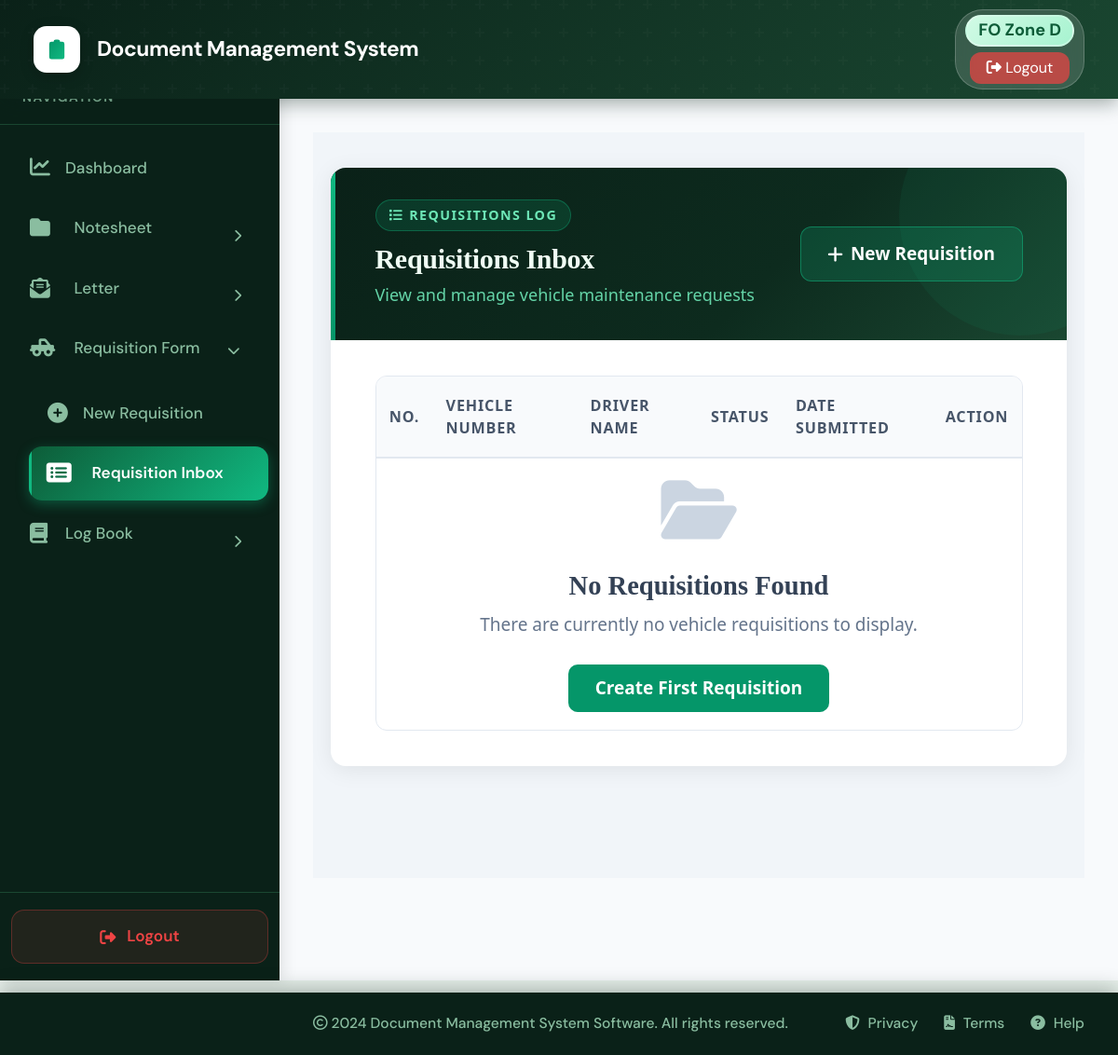
The page /requisitions/ (signed in) on the database as committed earlier.
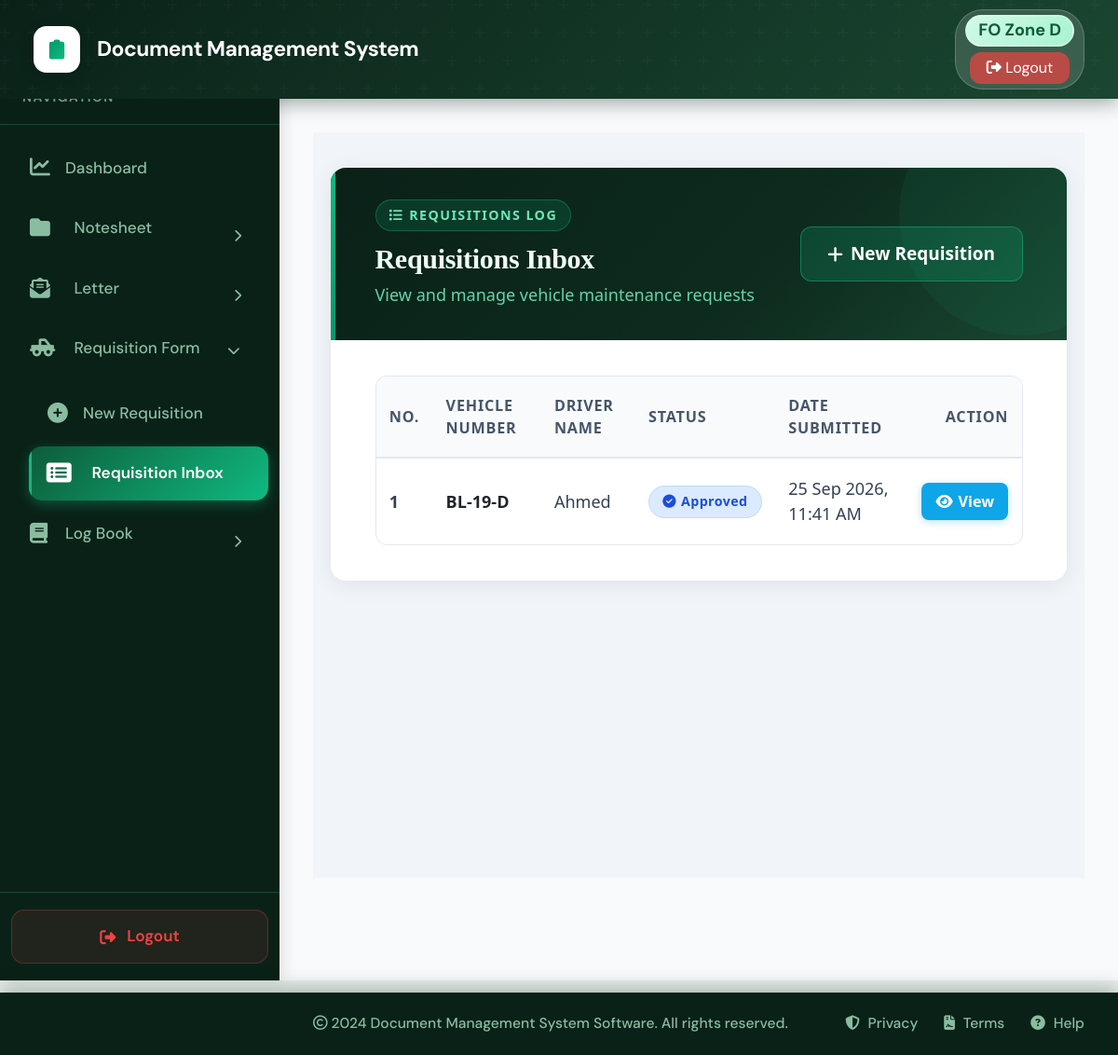
The same page on the database as committed later.
### core/models.py (models this page shows, shortened)
class VehicleRequisition(models.Model):
    STATUS_CHOICES = (
        ('Pending', 'Pending'),
        ('Approved', 'Approved'),
        ('Rejected', 'Rejected'),
        ('Completed', 'Completed'),
    )
    fleet_officer = models.ForeignKey(User, on_delete=models.CASCADE, related_name='requisitions_created')
    zone = models.CharField(max_length=100, blank=True, null=True)
    uc_route = models.CharField(max_length=100, blank=True, null=True)
    vehicle_number = models.CharField(max_length=50)
    issue_description = models.TextField()
    previous_issue_date = models.DateField(blank=True, null=True)
    estimated_cost = models.CharField(max_length=50, blank=True, null=True)
    driver_name = models.CharField(max_length=100)
    driver_mobile = models.CharField(max_length=20, blank=True, null=True)
    driver_cnic = models.CharField(max_length=20, blank=True, null=True)
    driver_signature = models.ImageField(upload_to='requisition_signatures/', blank=True, null=True)
    fleet_officer_signature = models.ImageField(upload_to='requisition_signatures/', blank=True, null=True)
    is_first_time = models.BooleanField(default=False, verbose_name="First time occurrence")
    status = models.CharField(max_length=20, choices=STATUS_CHOICES, default='Pending')
    manager_admin = models.ForeignKey(User, on_delete=models.CASCADE, related_name='requisitions_received')
    created_at = models.DateTimeField(auto_now_add=True)
    updated_at = models.DateTimeField(auto_now=True)
    class Meta:
        ordering = ['-created_at']

### core/views.py (the view)
# urls.py: path('requisitions/', views.requisition_list, name='requisition_list'),
@login_required
def requisition_list(request):
    from .models import VehicleRequisition
    is_manager = False
    if hasattr(request.user, 'profile') and request.user.profile.role:
        if request.user.profile.role.category in ['ZM', 'Manager', 'GM', 'CEO'] or request.user.profile.role.code in ['Manager_Admin', 'Fleet_Manager', 'MngrFleet']:
            is_manager = True
    if is_manager:
        from django.db.models import Q
        from .models import VehicleRequisitionForward
        forwarded_ids = VehicleRequisitionForward.objects.filter(
            Q(forwarded_by=request.user) | Q(forwarded_to=request.user)
        ).values_list('requisition_id', flat=True)
        requisitions = VehicleRequisition.objects.filter(
            Q(manager_admin=request.user) | Q(id__in=forwarded_ids)
        ).distinct().order_by('-created_at')
    else:
        requisitions = VehicleRequisition.objects.filter(fleet_officer=request.user).order_by('-created_at')
        is_manager = False
    return render(request, 'requisition_list.html', {
        'requisitions': requisitions,
        'is_manager': is_manager
    })

### core/context_processors.py (called while the page is built)
def notifications_processor(request):
    if request.user.is_authenticated:
        unread_notifications = Notification.objects.filter(recipient=request.user, is_read=False)[:5]
        unread_count = Notification.objects.filter(recipient=request.user, is_read=False).count()
        return {
            'unread_notifications': unread_notifications,
            'unread_notifications_count': unread_count
        }
    return {}

### core/models.py (called while the page is built)
    def __eq__(self, other):
        if isinstance(other, str):
            return self.code == other or self.category == other or self.name == other
        return super().__eq__(other)

### core/templates/requisition_list.html (shortened to what the changed rows need)
{% extends 'base.html' %}
{% load static %}
{% block content %}
<div class="req-page-wrapper">
    <div class="req-container">
        <div class="req-card">
            <header class="req-card-header">
                <div class="req-card-header-content">
                    <h1 class="req-card-header__title">{% if is_manager %}Requisition Inbox{% else %}Requisitions Inbox{% endif %}</h1>
                </div>
            </header>
            <div class="req-card-body">
                <div class="custom-table-wrapper">
                    <table class="custom-table">
                        <thead>
                            <tr>
                                <th>No.</th>
                                <th>Vehicle Number</th>
                                <th>Driver Name</th>
                                <th>Status</th>
                                <th>Date Submitted</th>
                                <th class="text-end">Action</th>
                            </tr>
                        </thead>
                        <tbody>
                            {% for req in requisitions %}
                            <tr>
                                <td class="vehicle-id">{{ forloop.counter }}</td>
                                <td class="fw-bold text-dark">{{ req.vehicle_number }}</td>
                                <td>{{ req.driver_name }}</td>
                                <td>
                                    {% if req.status == 'Pending' %}
                                    <span class="status-badge bg-warning"><i class="fas fa-clock"></i> Pending</span>
                                    {% elif req.status == 'Approved' %}
                                    <span class="status-badge bg-primary"><i class="fas fa-check-circle"></i> Approved</span>
                                    {% elif req.status == 'Rejected' %}
                                    <span class="status-badge bg-danger"><i class="fas fa-times-circle"></i> Rejected</span>
                                    {% elif req.status == 'Completed' %}
                                    <span class="status-badge bg-success"><i class="fas fa-check-double"></i> Completed</span>
                                    {% endif %}
                                </td>
                                <td>{{ req.created_at|date:"d M Y, h:i A" }}</td>
                                <td class="text-end">
                                    <div class="d-inline-flex gap-2 justify-content-end">
                                        <a href="{% url 'view_requisition' req.id %}" class="btn action-btn text-white" style="background: #0ea5e9; border: none; box-shadow: 0 2px 8px rgba(14,165,233,0.3); text-decoration: none; display: inline-flex; align-items: center; gap: 6px;">
                                            <i class="fas fa-eye"></i> View
                                        </a>
                                    </div>
                                </td>
                            </tr>
                            {% empty %}
                            <tr>
                                <td colspan="{% if is_manager %}7{% else %}6{% endif %}" class="empty-state">
                                    <i class="fas fa-folder-open fa-4x"></i>
                                    <h4>No Requisitions Found</h4>
                                    <p>There are currently no vehicle requisitions to display.</p>
                                    {% if not is_manager %}
                                    <a href="{% url 'create_requisition' %}" class="btn btn-primary mt-2" style="background: #059669; border: none; border-radius: 10px; padding: 0.6rem 1.5rem; font-weight: 600;">Create First Requisition</a>
                                    {% endif %}
                                </td>
                            </tr>
                            {% endfor %}
                        </tbody>
                    </table>
                </div>
            </div>
        </div>
    </div>
</div>
{% endblock %}

Rows that differ between the two databases and show on the page:
added VehicleRequisition: vehicle_number "BL-19-D", driver_name "Ahmed", status "Approved" (drawn), created_at "25 Sep 2026, 11:41 AM"
Other text that changed with them:
text no longer shown: "No Requisitions Found There are currently no vehicle requisitions to display. Create First Requisition"
